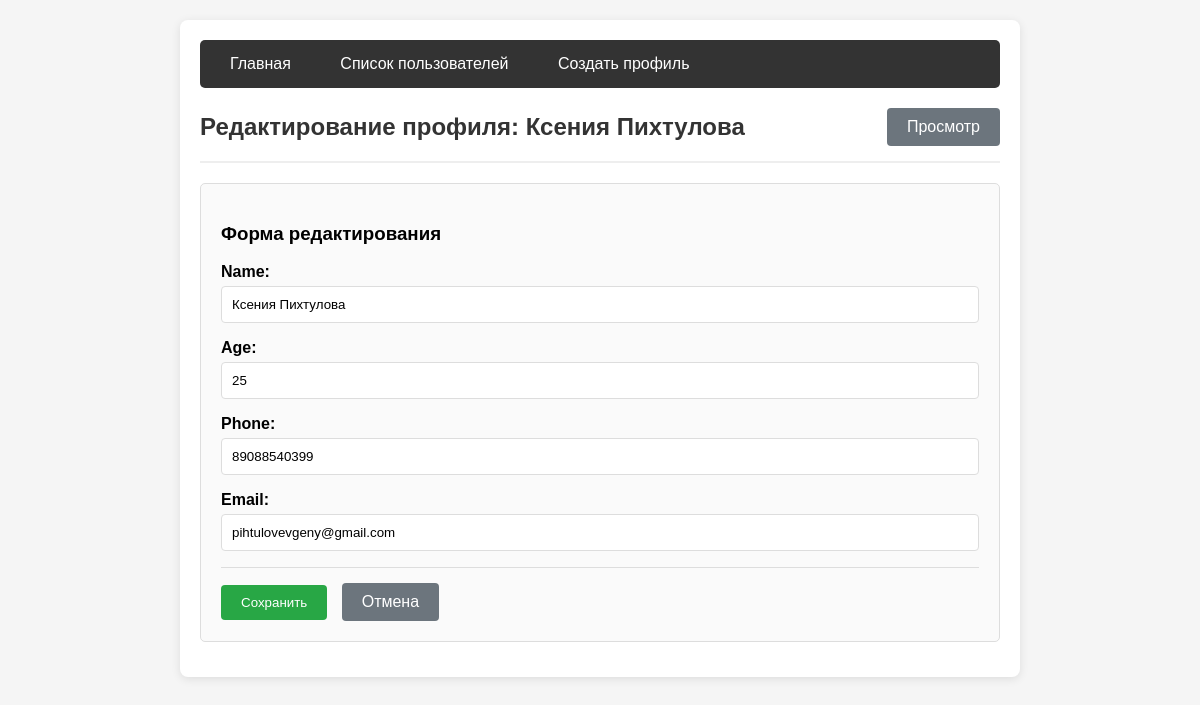
/edit_profile/2/, run on the app's committed database.
### main_app/models.py (models this page shows, shortened)
class User(models.Model):
    name = models.CharField(max_length=100)
    age = models.IntegerField()
    phone = models.CharField(max_length=20)
    email = models.EmailField()
    created_at = models.DateTimeField(auto_now_add=True)
    class Meta:
        ordering = ['-created_at']

### main_app/views.py (the view)
# urls.py: path('edit_profile/<int:user_id>/', views.edit_profile, name='edit_profile'),
def edit_profile(request, user_id):
    try:
        user = User.objects.get(id=user_id)
    except User.DoesNotExist:
        return HttpResponseNotFound('<h2>User profile with id={} not found</h2>'.format(user_id))
    if request.method == 'POST':
        form = UserForm(request.POST, instance=user)
        if form.is_valid():
            form.save()
            return redirect('user_profile', user_id=user_id)
        else:
            return redirect('user_profile', user_id=user_id)
    else:
        user_form = UserForm(instance=user)
        return render(request, 'edit_profile.html', {'user_form': user_form, 'user': user})

### main_app/forms.py
class UserForm(forms.ModelForm):
    class Meta:
        model = User
        fields = ['name', 'age', 'phone', 'email']

### main_app/templates/edit_profile.html (shortened to what this page needs)
{% extends "base.html" %}
{% block content %}
<div class="header">
    <h2>Редактирование профиля: {{ user.name }}</h2>
    <a href="{% url 'user_profile' user.id %}" class="btn btn-secondary">Просмотр</a>
</div>
<div class="user-card">
    <h3>Форма редактирования</h3>
    <form method="post">
        {{ user_form.as_p }}
        <div class="actions">
            <button type="submit" class="btn btn-success">Сохранить</button>
            <a href="{% url 'user_profile' user.id %}" class="btn btn-secondary">Отмена</a>
        </div>
    </form>
</div>
{% endblock %}

### main_app/templates/base.html (style rules this page uses)
body { font-family: Arial, sans-serif; margin: 0; padding: 20px; background-color: #f5f5f5; }
label { display: block; margin-bottom: 5px; font-weight: bold; }
input { width: 100%; padding: 10px; border: 1px solid #ddd; border-radius: 4px; box-sizing: border-box; }
.btn { background: #007bff; color: white; padding: 10px 20px; border: none; border-radius: 4px; cursor: pointer; text-decoration: none; display: inline-block; }
.btn-success { background: #28a745; }
.btn-secondary { background: #6c757d; }
.user-card { border: 1px solid #ddd; padding: 20px; margin-bottom: 15px; border-radius: 5px; background: #fafafa; }
.header { display: flex; justify-content: space-between; align-items: center; margin-bottom: 20px; padding-bottom: 15px; border-bottom: 2px solid #eee; }
.header h1, .header h2 { margin: 0; color: #333; }
.actions { margin-top: 15px; padding-top: 15px; border-top: 1px solid #ddd; }
.actions .btn { margin-right: 10px; }

### data on the page
User: name "Ксения Пихтулова", age "25", phone "89088540399", email "pihtulovevgeny@gmail.com"
